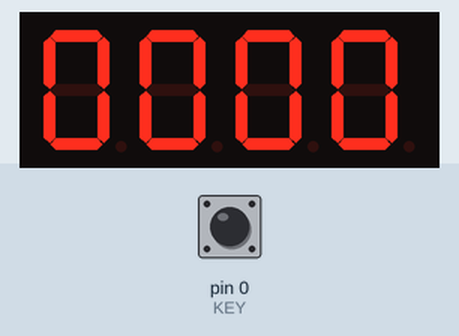
Simulated run of this sketch. Board: Arduino Uno, built with avr-gcc and run on an emulated ATmega328P. Shown: 4-digit seven-segment display. Wiring (inferred from the names in the program): 4-digit 7-segment display, segments lit when HIGH: segments pin 2, pin 3, pin 4, pin 5, pin 6, pin 7, pin 8, pin 9; digit selects pin 10, pin 11, pin 12, pin 13. The test bench sets the inputs (shaded band); at power-on: pin 0 (KEY) HIGH. The segment pins are drawn as the display they are named for.

Above: at 1.2 s.
1.3 s: pin 0 (KEY) pulled LOW for 0.15 s
At 1.9 s:
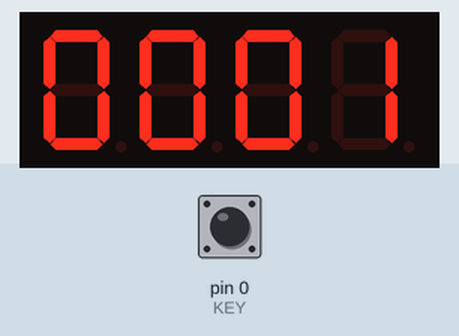
2.9 s: pin 0 (KEY) pulled LOW for 1 s
At 4.4 s:
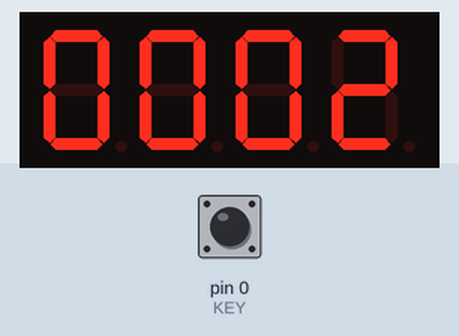
5.4 s: pin 0 (KEY) pulled LOW for 0.15 s
At 6.3 s:
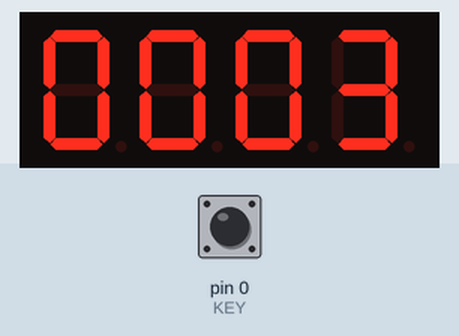
7.0 s: pin 0 (KEY) pulled LOW for 1 s
At 7.5 s:
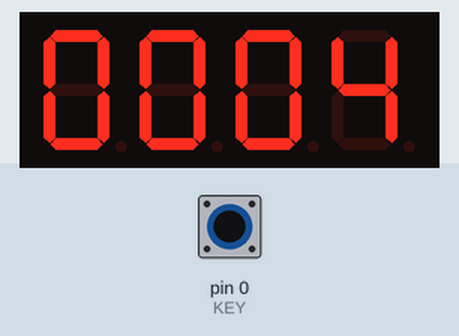
Timing chart, 0 to 10.0 s (numbered marks = the images above; inputs shaded):
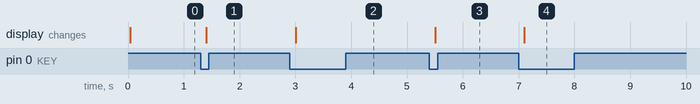

Measured:
- after the input at 1.3 s, the display: changes after 0.10 s (image 1)
- after the input at 2.9 s, the display: changes after 0.10 s (image 2)
- after the input at 5.4 s, the display: changes after 0.10 s (image 3)
- after the input at 7.0 s, the display: changes after 0.10 s (image 4)

The sketch:

LESSON11.ino
```cpp
/******************************************************************************
----------------本例程仅供学习使用，未经作者允许，不得用于其他用途。-----------
------------------------版权所有，仿冒必究！-----------------------------------
----------------1.开发环境:Arduino IDE-----------------------------------------
----------------2.测试使用开发板型号：Arduino Leonardo or Arduino UNO R3-------
----------------3.单片机使用晶振：16M------------------------------------------
----------------4.淘宝网址：Ilovemcu.taobao.com--------------------------------
----------------------------epic-mcu.taobao.com--------------------------------
----------------5.作者：神秘藏宝室---------------------------------------------
******************************************************************************/
#include <Arduino.h>

#define SEG_A 2
#define SEG_B 3
#define SEG_C 4
#define SEG_D 5
#define SEG_E 6
#define SEG_F 7
#define SEG_G 8
#define SEG_H 9

#define COM1 10
#define COM2 11
#define COM3 12
#define COM4 13

#define KEY 0

int SUM = 0;
int Flag_up = 1;

unsigned char table[10][8] =
{
	{0,	0,	1,	1,	1,	1,	1,	1},			//0
	{0,	0,	0,	0,	0,	1,	1,	0},			//1
	{0,	1,	0,	1,	1,	0,	1,	1},			//2
	{0,	1,	0,	0,	1,	1,	1,	1},			//3
	{0,	1,	1,	0,	0,	1,	1,	0},			//4
	{0,	1,	1,	0,	1,	1,	0,	1},			//5
	{0,	1,	1,	1,	1,	1,	0,	1},			//6
	{0,	0,	0,	0,	0,	1,	1,	1},			//7
	{0,	1,	1,	1,	1,	1,	1,	1},			//8
	{0,	1,	1,	0,	1,	1,	1,	1}			//9
};

void setup()
{
	pinMode(SEG_A,OUTPUT);		//设置为输出引脚
	pinMode(SEG_B,OUTPUT);
	pinMode(SEG_C,OUTPUT);
	pinMode(SEG_D,OUTPUT);
	pinMode(SEG_E,OUTPUT);
	pinMode(SEG_F,OUTPUT);
	pinMode(SEG_G,OUTPUT);
	pinMode(SEG_H,OUTPUT);

	pinMode(COM1,OUTPUT);
	pinMode(COM2,OUTPUT);
	pinMode(COM3,OUTPUT);
	pinMode(COM4,OUTPUT);

  pinMode(KEY,INPUT_PULLUP);		//按键IO设定为带上拉输入
}

void loop()
{
  if( ScanKey() == 1)				//当有按键按下时
  {
    SUM++;								//SUM加一
    if(SUM>9999)					//最大值9999，不再累加
    {
      SUM = 9999;
    }
  }

  Display(1,SUM/1000);		//显示SUM千位值
  delay(3);
  Display(2,SUM%1000/100);	//显示SUM百位值
  delay(3);
  Display(3,SUM%100/10);		//显示SUM十位值
  delay(3);
  Display(4,SUM%10);				//显示SUM个位值
  delay(3);
}

unsigned char ScanKey()			//按键扫描程序，返回键值
{
  if(Flag_up  && digitalRead(KEY) == LOW)		//当Flag_up = 1并且按键按下时
  {
    Flag_up = 0;										//清空Flag_up
    delay(20);											//延时去抖动
    if(digitalRead(KEY) == LOW)			//按键按下
    {
      return 1;											//返回键值1
    }
  }
  if(digitalRead(KEY) == HIGH)			//按键松开时候
  {
    Flag_up = 1;										//置位Flag_up
  }
  return 0;													//返回键值0
}

void Display(unsigned char com,unsigned char num)
{
	digitalWrite(SEG_A,LOW);			//去除余晖
	digitalWrite(SEG_B,LOW);
	digitalWrite(SEG_C,LOW);
	digitalWrite(SEG_D,LOW);
	digitalWrite(SEG_E,LOW);
	digitalWrite(SEG_F,LOW);
	digitalWrite(SEG_G,LOW);
	digitalWrite(SEG_H,LOW);

	switch(com)						//选通位选
	{
		case 1:
			digitalWrite(COM1,LOW);		//选择位1
			digitalWrite(COM2,HIGH);
			digitalWrite(COM3,HIGH);
			digitalWrite(COM4,HIGH);
			break;
		case 2:
			digitalWrite(COM1,HIGH);
			digitalWrite(COM2,LOW);		//选择位2
			digitalWrite(COM3,HIGH);
			digitalWrite(COM4,HIGH);
			break;
		case 3:
			digitalWrite(COM1,HIGH);
			digitalWrite(COM2,HIGH);
			digitalWrite(COM3,LOW);		//选择位3
			digitalWrite(COM4,HIGH);
			break;
		case 4:
			digitalWrite(COM1,HIGH);
			digitalWrite(COM2,HIGH);
			digitalWrite(COM3,HIGH);
			digitalWrite(COM4,LOW);		//选择位4
			break;
		default:break;
	}

	digitalWrite(SEG_A,table[num][7]);			//a查询码值表
	digitalWrite(SEG_B,table[num][6]);
	digitalWrite(SEG_C,table[num][5]);
	digitalWrite(SEG_D,table[num][4]);
	digitalWrite(SEG_E,table[num][3]);
	digitalWrite(SEG_F,table[num][2]);
	digitalWrite(SEG_G,table[num][1]);
	digitalWrite(SEG_H,table[num][0]);
}
```
